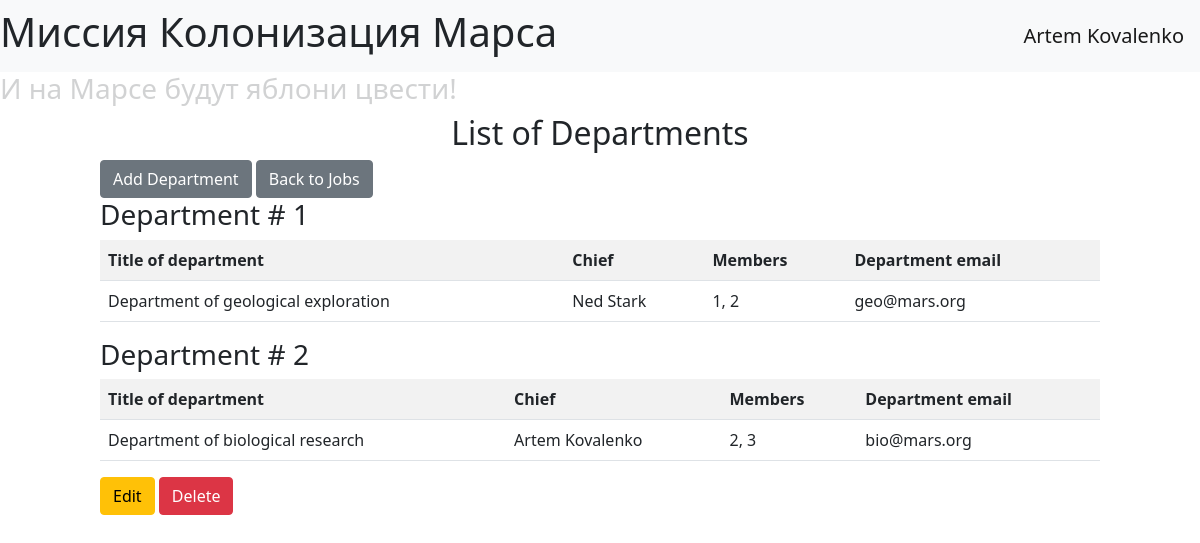
Screenshot of /departments (signed in) with the database file from the repository.
### data/users.py (models this page shows, shortened)
class User(SqlAlchemyBase, UserMixin):
    __tablename__ = 'users'
    id = sqlalchemy.Column(sqlalchemy.Integer,
                           primary_key=True, autoincrement=True)
    surname = sqlalchemy.Column(sqlalchemy.String, nullable=True)
    name = sqlalchemy.Column(sqlalchemy.String, nullable=True)
    age = sqlalchemy.Column(sqlalchemy.Integer, nullable=True)
    position = sqlalchemy.Column(sqlalchemy.String, nullable=True)
    speciality = sqlalchemy.Column(sqlalchemy.String, nullable=True)
    address = sqlalchemy.Column(sqlalchemy.String, nullable=True)
    email = sqlalchemy.Column(sqlalchemy.String, index=True, unique=True,
                              nullable=True)
    hashed_password = sqlalchemy.Column(sqlalchemy.String, nullable=True)
    modified_date = sqlalchemy.Column(sqlalchemy.DateTime,
                                      default=datetime.datetime.now)

### data/departments.py (models this page shows, shortened)
class Department(SqlAlchemyBase):
    __tablename__ = 'departments'
    id = sqlalchemy.Column(sqlalchemy.Integer,
                           primary_key=True, autoincrement=True)
    title = sqlalchemy.Column(sqlalchemy.String, nullable=True)
    chief = sqlalchemy.Column(sqlalchemy.Integer,
                              sqlalchemy.ForeignKey("users.id"))
    members = sqlalchemy.Column(sqlalchemy.Text, nullable=True)
    email = sqlalchemy.Column(sqlalchemy.String, unique=True, nullable=True)
    user = orm.relation('User')

### main.py (the view)
@app.route('/departments')
@login_required
def departments_log():
    session = db_session.create_session()
    departments = list(session.query(Department))
    param = {
        "departments": departments,
        "title": 'List of departments'
    }
    return render_template("department_log.html", **param)

### data/db_session.py (called while the page is built)
def create_session() -> Session:
    global __factory
    return __factory()

### main.py (called while the page is built)
@login_manager.user_loader
def load_user(user_id):
    db_sess = db_session.create_session()
    return db_sess.query(User).get(user_id)

### templates/department_log.html
{% extends "base.html" %}
{% block content %}
<div style="padding: 0px 100px 0px 100px;">
    <h2 align="center">List of Departments</h2>
    {% if current_user.is_authenticated %}
    <div>
        <a href="adddepartment" class="btn btn-secondary">Add Department</a>
        <a href="/" class="btn btn-secondary">Back to Jobs</a>
    </div>
    {% endif %}
    {% for item in departments %}
    <h3>Department # {{ item.id }}</h3>
    <table class="table table-striped">
        <tr>
            <th>Title of department</th>
            <th>Chief</th>
            <th>Members</th>
            <th>Department email</th>
        </tr>
        <tr>
            <td>{{ item.title }}</td>
            <td>{{ item.user.name }} {{ item.user.surname}}</td>
            <td>{{ item.members }}</td>
            <td>{{ item.email }}</td>
        </tr>
    </table>
    {% if current_user.is_authenticated and (current_user == item.user or
    current_user.id == 1) %}
    <div>
        <a href="/department/{{ item.id }}" class="btn btn-warning">
            Edit
        </a>
        <a href="/departments_delete/{{ item.id }}" class="btn btn-danger">
            Delete
        </a>
    </div>
    {% endif %}
    {% endfor %}
</div>
{% endblock %}

### templates/base.html (shortened to what this page needs)
<!DOCTYPE html>
<html lang="en">
    <head>
        <link rel="stylesheet" type="text/css" href="/static/css/style.css"/>
        <link rel="stylesheet"
              href="https://cdn.jsdelivr.net/npm/bootstrap@5.0.0-beta1/dist/css/bootstrap.min.css"
>
    </head>
    <header>
        <nav class="navbar navbar-light bg-light">
             <h1 class="main_h">Миссия Колонизация Марса</h1>
            {% if current_user.is_authenticated %}
            <a class="navbar-brand" href="/logout">{{ current_user.name }} {{ current_user.surname }}</a>
            {% else %}
            <p>
                <a class="btn btn-primary " href="/register">Register</a>
                <a class="btn btn-success" href="/login">Log in</a>
            </p>
            {% endif %}
        </nav>
    </header>
    <body>
        <h3 class="second">И на Марсе будут яблони цвести!</h3>
        <div>
            {% block content %}{% endblock %}
        </div>
    </body>
</html>

### static/css/style.css (style rules this page uses)
.main_h { font-size: 32; }
.second { opacity: 0.2; }
h2 { text-align: center; }
table { box-sizing: border-box; }

### rows the page displays
User: name "Artem", surname "Kovalenko"
Department: id "1", title "Department of geological exploration", user.name "Ned", user.surname "Stark", members "1, 2", email "geo@mars.org"
Department: id "2", title "Department of biological research", user.name "Artem", user.surname "Kovalenko", members "2, 3", email "bio@mars.org"
